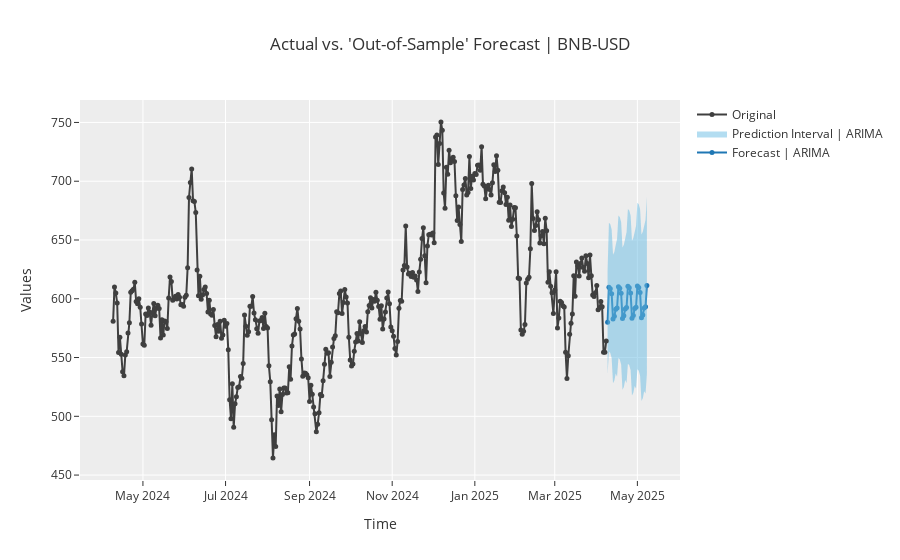

Notebook cell for this chart:
### Code cell
#Plot prophet model forecast
plot_model(final_arima, plot='forecast')
